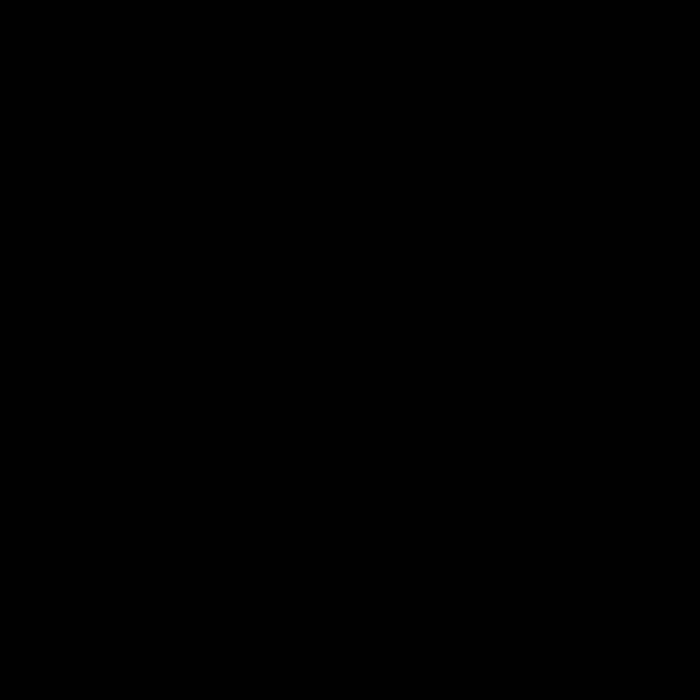
Frame 1 (no input)
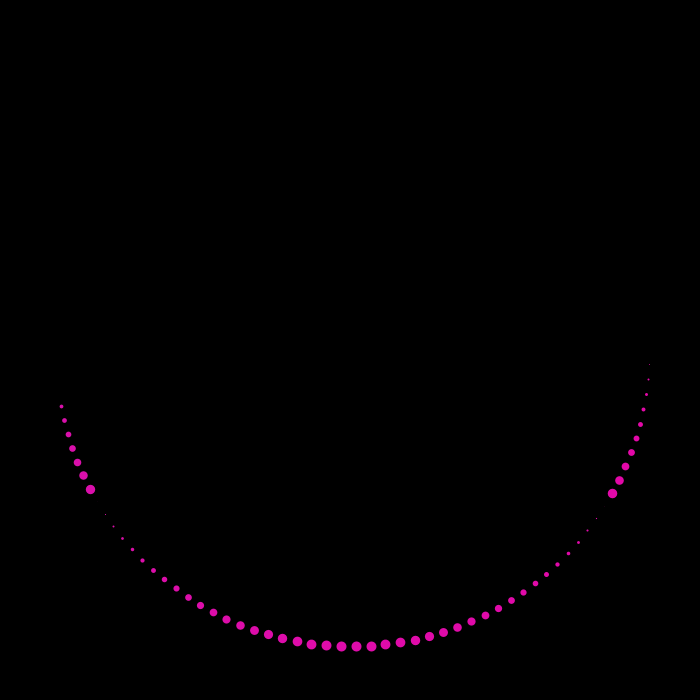
Frame 60 (the mouse pressed at the canvas centre just before this capture)
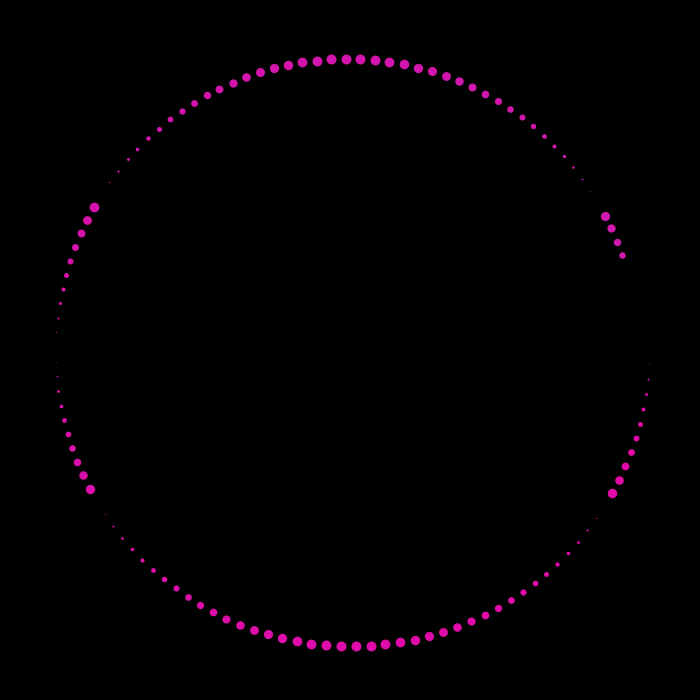
Frame 120 (the mouse held since frame 60 and released just before this capture)

The Processing sketch that drew these frames (run headless with seeded random() and noise(); from frame 60 on, the mouse is pressed at the canvas centre):

// Processing sketch: S_2018_008_SpiralLerp
// ── S_2018_008_SpiralLerp.pde
float x;
float y;
float a;
float b = 300;
float c = 1;
float cspeed =  -0.001;

void setup() {
  size(700, 700);
  background(0);
  strokeWeight(4);
  stroke(255);
}

void draw() {
  translate(width/2, height/2);
  x = b*cos(a);
  y = b*sin(a);
  strokeWeight(abs(sin(a))*20%10);
  stroke(lerpColor(#2d9fda, #e407a8, c));
  point(x, y);
  a+=0.05;
  b+=-0.1;
  c+=cspeed;
  if (c<0 || c > 1) cspeed *= -1;
}
